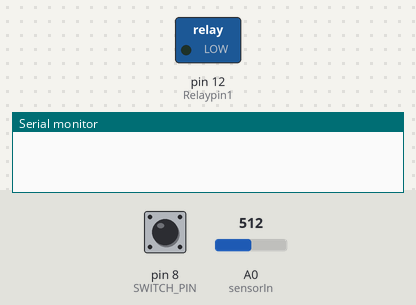
Bench run of a sketch on a simulated Arduino Uno, built with avr-gcc and run on an emulated ATmega328P. On the bench: switched loads named in the sketch (green lamp = pin HIGH), the last lines printed to the serial monitor. The test bench sets the inputs (shaded band); at power-on: pin 8 (SWITCH_PIN) HIGH, A0 (sensorIn) = 512.

Above: at 0.1 s.
At 2.1 s:
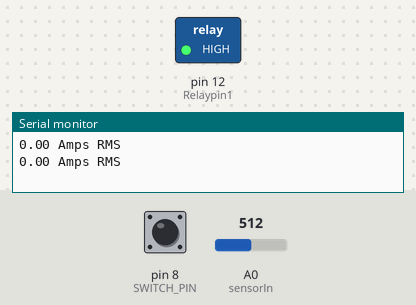
Timing chart, 0 to 3.6 s (numbered marks = the images above):
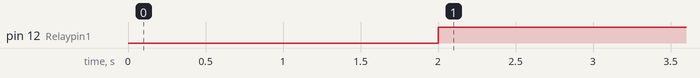

The sketch:

sketch.ino
```cpp
#define TIME_LIMIT 60
#define ZERO_AMPS 0.18
#define ONGOING 1
#define STOPPED 0
#define MILLIS_IN_SECOND 1000
#define SECONDS_IN_MINUTE 10
#define SWITCH_PIN 8
float getVPP();
void relayOn();
void relayOff();
int isTherePowerUse(double ampsRMS);
int isPowerWastedFor60Sec(double ampsRMS);
int isSwitchDown();
const int sensorIn = A0;
int mVperAmp = 66; // use 185 for 5A Module and 100 for 20A Module

double Voltage = 0;
double VRMS = 0;
double AmpsRMS = 0;

int Relaypin1 = 12; // IN1

void setup()
{
    Serial.begin(9600);         // 시리얼 통신 속도 9600bps
    pinMode(Relaypin1, OUTPUT); // 릴레이 제어 1번핀을 출력으로 설정
    pinMode(SWITCH_PIN, INPUT_PULLUP);
}

void loop()
{
    Voltage = getVPP();
    VRMS = (Voltage / 2.0) * 0.707;     // RMS값 70.7%
    AmpsRMS = (VRMS * 1000) / mVperAmp; // mA 단위 맞춰줌
    Serial.print(AmpsRMS);
    Serial.println(" Amps RMS");
    if (isPowerWastedFor60Sec(AmpsRMS))
    {
        // Serial.print("relay off\n");
        relayOff();
    }
    if (isSwitchDown())
    {
        relayOn();
    }
}

int isSwitchDown()
{
    if (digitalRead(SWITCH_PIN) == LOW)
    {
        return 1;
        // Serial.println("LOW");
        // delay(1000);
    }
    else
    {
        return 0;
        // Serial.println("HIGH");
        // delay(1000);
    }
}

// 모니터 연결 전: 0.16
// 모니터 연결 후, 전원 ON: 0.47~0.50
// 모니터 연결 후, 전원 OFF: 0.18
// 모니터가 꺼져 있다는 것을 어떻게 알 수 있는가?
// 기본값과 거의 비슷한 전원 수치를 가지는 때에는 모니터가 꺼져 있다고 인식한다.
float getVPP()
{
    float result;

    int readValue;       // value read from the sensor
    int maxValue = 0;    // store max value here
    int minValue = 1024; // store min value here

    uint32_t start_time = millis();
    while ((millis() - start_time) < 1000) // 1초동안 값을 모아서 AC 전류의 최고점, 최저점을 찾아 평균치를 구함
    {
        readValue = analogRead(sensorIn);
        // see if you have a new maxValue
        if (readValue > maxValue)
        {
            /*record the maximum sensor value*/
            maxValue = readValue;
        }
        if (readValue < minValue)
        {
            /*record the maximum sensor value*/
            minValue = readValue;
        }
    }

    // Subtract min from max
    result = ((maxValue - minValue) * 5.0) / 1024.0; // 5V 분해능, 아날로그핀의 분해능 1024

    return result;
}

void relayOn()
{
    digitalWrite(Relaypin1, LOW); // 릴레이 ON
    delay(2000);                  // 2초 대기
}

void relayOff()
{
    digitalWrite(Relaypin1, HIGH); // 릴레이 OFF
    delay(2000);
}

int isTherePowerUse(double ampsRMS)
{
    if (ampsRMS - ZERO_AMPS > 0.1)
    {
        return 1;
    }
    else
    {
        return 0;
    }
}

// 60초 동안 전력이 낭비되는 때를 포착.
int isPowerWastedFor60Sec(double ampsRMS)
{
    static uint32_t startTime = 0;
    uint32_t endTime = 0;
    if (startTime == 0)
    {
        startTime = millis();
        return 0;
    }
    endTime = millis();
    if (endTime - startTime < MILLIS_IN_SECOND * SECONDS_IN_MINUTE)
    {
        if (isTherePowerUse(ampsRMS))
        {
            startTime = millis();
            return 0;
        }
    }
    else
    {
        startTime = 0;
        return 1;
    }
}
```

Measured:
- by itself, pin 12 (Relaypin1): LOW → HIGH at 2.0 s
